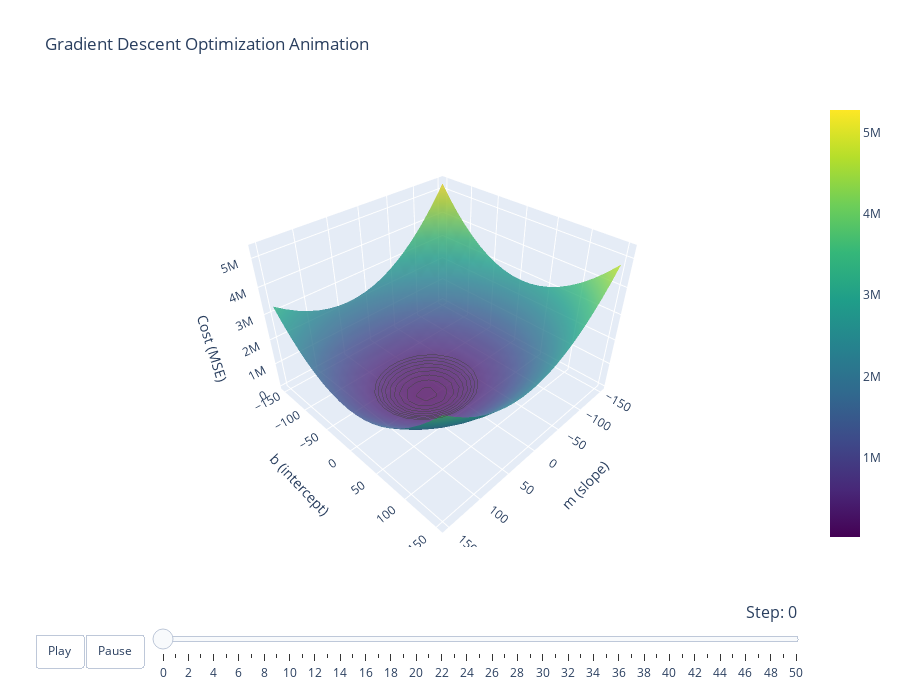

Here is the notebook cell this chart was saved with:
### Code cell
# Create animated plot showing gradient descent
fig = go.Figure()

# Add the cost function surface
fig.add_trace(
    go.Surface(x=m_arr, y=b_arr, z=z_arr, colorscale='Viridis', opacity=0.8,
               contours={
                   "z": {"show": True, "start": 0, "end": 500000, "size": 50000}
               })
)

# Create frames for the animation
frames = []
for i in range(len(all_m)):
    frames.append(
        go.Frame(
            data=[
                # Surface remains the same
                go.Surface(x=m_arr, y=b_arr, z=z_arr, colorscale='Viridis', opacity=0.8),
                # Plot the gradient descent path up to the current step
                go.Scatter3d(
                    x=all_m[:i+1], 
                    y=all_b[:i+1], 
                    z=[all_cost[j] if j < len(all_cost) else all_cost[0] for j in range(i+1)],
                    mode='lines+markers',
                    line=dict(color='red', width=5),
                    marker=dict(size=5, color='white')
                ),
                # Highlight the current position
                go.Scatter3d(
                    x=[all_m[i]],
                    y=[all_b[i]],
                    z=[all_cost[i-1] if i > 0 and i-1 < len(all_cost) else (all_cost[0] if len(all_cost) > 0 else 0)],
                    mode='markers',
                    marker=dict(size=10, color='red', symbol='circle')
                )
            ],
            name=f'Step {i}'
        )
    )

# Initial view is just the surface
fig.add_trace(
    go.Scatter3d(
        x=[all_m[0]], 
        y=[all_b[0]], 
        z=[all_cost[0] if len(all_cost) > 0 else 0],
        mode='markers',
        marker=dict(size=10, color='red', symbol='circle')
    )
)

# Update the layout
fig.update_layout(
    title='Gradient Descent Optimization Animation',
    scene=dict(
        xaxis_title='m (slope)',
        yaxis_title='b (intercept)',
        zaxis_title='Cost (MSE)',
        aspectratio=dict(x=1, y=1, z=0.7),
    ),
    updatemenus=[
        {
            "buttons": [
                {
                    "args": [None, {"frame": {"duration": 200, "redraw": True},
                                    "fromcurrent": True}],
                    "label": "Play",
                    "method": "animate"
                },
                {
                    "args": [[None], {"frame": {"duration": 0, "redraw": True},
                                    "mode": "immediate",
                                    "transition": {"duration": 0}}],
                    "label": "Pause",
                    "method": "animate"
                }
            ],
            "direction": "left",
            "pad": {"r": 10, "t": 87},
            "showactive": False,
            "type": "buttons",
            "x": 0.1,
            "xanchor": "right",
            "y": 0,
            "yanchor": "top"
        }
    ],
    sliders=[
        {
            "active": 0,
            "yanchor": "top",
            "xanchor": "left",
            "currentvalue": {
                "font": {"size": 16},
                "prefix": "Step: ",
                "visible": True,
                "xanchor": "right"
            },
            "transition": {"duration": 300, "easing": "cubic-in-out"},
            "pad": {"b": 10, "t": 50},
            "len": 0.9,
            "x": 0.1,
            "y": 0,
            "steps": [
                {
                    "args": [
                        [f.name],
                        {"frame": {"duration": 300, "redraw": True},
                         "mode": "immediate",
                         "transition": {"duration": 300}}
                    ],
                    "label": str(k),
                    "method": "animate"
                }
                for k, f in enumerate(frames)
            ]
        }
    ],
    width=900,
    height=700,
    autosize=False
)

fig.frames = frames

# Show the figure
fig.show()

# Save as HTML for sharing
fig.write_html("gradient_descent_3d_animation.html")

### Figure 1 — Plotly figure (JSON) as saved in the notebook; plotly's stock layout.template omitted (floating-point values rounded to 4 significant figures; data arrays with more than 128 entries replaced by an {"elided": "..."} marker saying what was removed)
{"data": [{"colorscale": [[0, "#440154"], [0.1111, "#482878"], [0.2222, "#3e4989"], [0.3333, "#31688e"], [0.4444, "#26828e"], [0.5556, "#1f9e89"], [0.6667, "#35b779"], [0.7778, "#6ece58"], [0.8889, "#b5de2b"], [1, "#fde725"]], "contours": {"z": {"end": 500000, "show": true, "size": 50000, "start": 0}}, "opacity": 0.8, "type": "surface", "x": [-150.0, -134.2, -118.4, -102.6, -86.84, -71.05, -55.26, -39.47, -23.68, -7.895, 7.895, 23.68, 39.47, 55.26, 71.05, 86.84, 102.6, 118.4, 134.2, 150.0], "y": [-150.0, -134.2, -118.4, -102.6, -86.84, -71.05, -55.26, -39.47, -23.68, -7.895, 7.895, 23.68, 39.47, 55.26, 71.05, 86.84, 102.6, 118.4, 134.2, 150.0], "z": {"elided": "20x20 float values"}}, {"marker": {"color": "red", "size": 10, "symbol": "circle"}, "mode": "markers", "type": "scatter3d", "x": [-127.8], "y": [150], "z": [[4183000.0]]}], "layout": {"autosize": false, "height": 700, "scene": {"aspectratio": {"x": 1, "y": 1, "z": 0.7}, "xaxis": {"title": {"text": "m (slope)"}}, "yaxis": {"title": {"text": "b (intercept)"}}, "zaxis": {"title": {"text": "Cost (MSE)"}}}, "sliders": [{"active": 0, "currentvalue": {"font": {"size": 16}, "prefix": "Step: ", "visible": true, "xanchor": "right"}, "len": 0.9, "pad": {"b": 10, "t": 50}, "steps": [{"args": [["Step 0"], {"frame": {"duration": 300, "redraw": true}, "mode": "immediate", "transition": {"duration": 300}}], "label": "0", "method": "animate"}, {"args": [["Step 1"], {"frame": {"duration": 300, "redraw": true}, "mode": "immediate", "transition": {"duration": 300}}], "label": "1", "method": "animate"}, {"args": [["Step 2"], {"frame": {"duration": 300, "redraw": true}, "mode": "immediate", "transition": {"duration": 300}}], "label": "2", "method": "animate"}, {"args": [["Step 3"], {"frame": {"duration": 300, "redraw": true}, "mode": "immediate", "transition": {"duration": 300}}], "label": "3", "method": "animate"}, {"args": [["Step 4"], {"frame": {"duration": 300, "redraw": true}, "mode": "immediate", "transition": {"duration": 300}}], "label": "4", "method": "animate"}, {"args": [["Step 5"], {"frame": {"duration": 300, "redraw": true}, "mode": "immediate", "transition": {"duration": 300}}], "label": "5", "method": "animate"}, {"args": [["Step 6"], {"frame": {"duration": 300, "redraw": true}, "mode": "immediate", "transition": {"duration": 300}}], "label": "6", "method": "animate"}, {"args": [["Step 7"], {"frame": {"duration": 300, "redraw": true}, "mode": "immediate", "transition": {"duration": 300}}], "label": "7", "method": "animate"}, {"args": [["Step 8"], {"frame": {"duration": 300, "redraw": true}, "mode": "immediate", "transition": {"duration": 300}}], "label": "8", "method": "animate"}, {"args": [["Step 9"], {"frame": {"duration": 300, "redraw": true}, "mode": "immediate", "transition": {"duration": 300}}], "label": "9", "method": "animate"}, {"args": [["Step 10"], {"frame": {"duration": 300, "redraw": true}, "mode": "immediate", "transition": {"duration": 300}}], "label": "10", "method": "animate"}, {"args": [["Step 11"], {"frame": {"duration": 300, "redraw": true}, "mode": "immediate", "transition": {"duration": 300}}], "label": "11", "method": "animate"}, {"args": [["Step 12"], {"frame": {"duration": 300, "redraw": true}, "mode": "immediate", "transition": {"duration": 300}}], "label": "12", "method": "animate"}, {"args": [["Step 13"], {"frame": {"duration": 300, "redraw": true}, "mode": "immediate", "transition": {"duration": 300}}], "label": "13", "method": "animate"}, {"args": [["Step 14"], {"frame": {"duration": 300, "redraw": true}, "mode": "immediate", "transition": {"duration": 300}}], "label": "14", "method": "animate"}, {"args": [["Step 15"], {"frame": {"duration": 300, "redraw": true}, "mode": "immediate", "transition": {"duration": 300}}], "label": "15", "method": "animate"}, {"args": [["Step 16"], {"frame": {"duration": 300, "redraw": true}, "mode": "immediate", "transition": {"duration": 300}}], "label": "16", "method": "animate"}, {"args": [["Step 17"], {"frame": {"duration": 300, "redraw": true}, "mode": "immediate", "transition": {"duration": 300}}], "label": "17", "method": "animate"}, {"args": [["Step 18"], {"frame": {"duration": 300, "redraw": true}, "mode": "immediate", "transition": {"duration": 300}}], "label": "18", "method": "animate"}, {"args": [["Step 19"], {"frame": {"duration": 300, "redraw": true}, "mode": "immediate", "transition": {"duration": 300}}], "label": "19", "method": "animate"}, {"args": [["Step 20"], {"frame": {"duration": 300, "redraw": true}, "mode": "immediate", "transition": {"duration": 300}}], "label": "20", "method": "animate"}, {"args": [["Step 21"], {"frame": {"duration": 300, "redraw": true}, "mode": "immediate", "transition": {"duration": 300}}], "label": "21", "method": "animate"}, {"args": [["Step 22"], {"frame": {"duration": 300, "redraw": true}, "mode": "immediate", "transition": {"duration": 300}}], "label": "22", "method": "animate"}, {"args": [["Step 23"], {"frame": {"duration": 300, "redraw": true}, "mode": "immediate", "transition": {"duration": 300}}], "label": "23", "method": "animate"}, {"args": [["Step 24"], {"frame": {"duration": 300, "redraw": true}, "mode": "immediate", "transition": {"duration": 300}}], "label": "24", "method": "animate"}, {"args": [["Step 25"], {"frame": {"duration": 300, "redraw": true}, "mode": "immediate", "transition": {"duration": 300}}], "label": "25", "method": "animate"}, {"args": [["Step 26"], {"frame": {"duration": 300, "redraw": true}, "mode": "immediate", "transition": {"duration": 300}}], "label": "26", "method": "animate"}, {"args": [["Step 27"], {"frame": {"duration": 300, "redraw": true}, "mode": "immediate", "transition": {"duration": 300}}], "label": "27", "method": "animate"}, {"args": [["Step 28"], {"frame": {"duration": 300, "redraw": true}, "mode": "immediate", "transition": {"duration": 300}}], "label": "28", "method": "animate"}, {"args": [["Step 29"], {"frame": {"duration": 300, "redraw": true}, "mode": "immediate", "transition": {"duration": 300}}], "label": "29", "method": "animate"}, {"args": [["Step 30"], {"frame": {"duration": 300, "redraw": true}, "mode": "immediate", "transition": {"duration": 300}}], "label": "30", "method": "animate"}, {"args": [["Step 31"], {"frame": {"duration": 300, "redraw": true}, "mode": "immediate", "transition": {"duration": 300}}], "label": "31", "method": "animate"}, {"args": [["Step 32"], {"frame": {"duration": 300, "redraw": true}, "mode": "immediate", "transition": {"duration": 300}}], "label": "32", "method": "animate"}, {"args": [["Step 33"], {"frame": {"duration": 300, "redraw": true}, "mode": "immediate", "transition": {"duration": 300}}], "label": "33", "method": "animate"}, {"args": [["Step 34"], {"frame": {"duration": 300, "redraw": true}, "mode": "immediate", "transition": {"duration": 300}}], "label": "34", "method": "animate"}, {"args": [["Step 35"], {"frame": {"duration": 300, "redraw": true}, "mode": "immediate", "transition": {"duration": 300}}], "label": "35", "method": "animate"}, {"args": [["Step 36"], {"frame": {"duration": 300, "redraw": true}, "mode": "immediate", "transition": {"duration": 300}}], "label": "36", "method": "animate"}, {"args": [["Step 37"], {"frame": {"duration": 300, "redraw": true}, "mode": "immediate", "transition": {"duration": 300}}], "label": "37", "method": "animate"}, {"args": [["Step 38"], {"frame": {"duration": 300, "redraw": true}, "mode": "immediate", "transition": {"duration": 300}}], "label": "38", "method": "animate"}, {"args": [["Step 39"], {"frame": {"duration": 300, "redraw": true}, "mode": "immediate", "transition": {"duration": 300}}], "label": "39", "method": "animate"}, {"args": [["Step 40"], {"frame": {"duration": 300, "redraw": true}, "mode": "immediate", "transition": {"duration": 300}}], "label": "40", "method": "animate"}, {"args": [["Step 41"], {"frame": {"duration": 300, "redraw": true}, "mode": "immediate", "transition": {"duration": 300}}], "label": "41", "method": "animate"}, {"args": [["Step 42"], {"frame": {"duration": 300, "redraw": true}, "mode": "immediate", "transition": {"duration": 300}}], "label": "42", "method": "animate"}, {"args": [["Step 43"], {"frame": {"duration": 300, "redraw": true}, "mode": "immediate", "transition": {"duration": 300}}], "label": "43", "method": "animate"}, {"args": [["Step 44"], {"frame": {"duration": 300, "redraw": true}, "mode": "immediate", "transition": {"duration": 300}}], "label": "44", "method": "animate"}, {"args": [["Step 45"], {"frame": {"duration": 300, "redraw": true}, "mode": "immediate", "transition": {"duration": 300}}], "label": "45", "method": "animate"}, {"args": [["Step 46"], {"frame": {"duration": 300, "redraw": true}, "mode": "immediate", "transition": {"duration": 300}}], "label": "46", "method": "animate"}, {"args": [["Step 47"], {"frame": {"duration": 300, "redraw": true}, "mode": "immediate", "transition": {"duration": 300}}], "label": "47", "method": "animate"}, {"args": [["Step 48"], {"frame": {"duration": 300, "redraw": true}, "mode": "immediate", "transition": {"duration": 300}}], "label": "48", "method": "animate"}, {"args": [["Step 49"], {"frame": {"duration": 300, "redraw": true}, "mode": "immediate", "transition": {"duration": 300}}], "label": "49", "method": "animate"}, {"args": [["Step 50"], {"frame": {"duration": 300, "redraw": true}, "mode": "immediate", "transition": {"duration": 300}}], "label": "50", "method": "animate"}], "transition": {"duration": 300, "easing": "cubic-in-out"}, "x": 0.1, "xanchor": "left", "y": 0, "yanchor": "top"}], "title": {"text": "Gradient Descent Optimization Animation"}, "updatemenus": [{"buttons": [{"args": [null, {"frame": {"duration": 200, "redraw": true}, "fromcurrent": true}], "label": "Play", "method": "animate"}, {"args": [[null], {"frame": {"duration": 0, "redraw": true}, "mode": "immediate", "transition": {"duration": 0}}], "label": "Pause", "method": "animate"}], "direction": "left", "pad": {"r": 10, "t": 87}, "showactive": false, "type": "buttons", "x": 0.1, "xanchor": "right", "y": 0, "yanchor": "top"}], "width": 900}}
